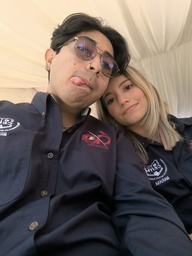
#> input picture Reporte 2/foto.jfif, 192 x 256 px, shrunk from 1200 x 1599 before the run
$ python Blur_3x3.py
#> lines starting #> are read from the running program, lines starting #| are printed output that depends on the picture
import matplotlib.pyplot as plt
from skimage import io, img_as_float, img_as_ubyte
import numpy as np

imagen = io.imread("foto.jfif")
#> imagen is the input picture: shape (256, 192, 3); mean R, G, B 110.9, 99.5, 93.6
imagen_float = img_as_float(imagen)

# Definir kernel de blur 3x3
kernel = np.array([[1/9, 1/9, 1/9],
                   [1/9, 1/9, 1/9],
                   [1/9, 1/9, 1/9]])

imagen_blur = np.zeros_like(imagen_float)


for c in range(3):
    for i in range(1, imagen_float.shape[0]-1):
        for j in range(1, imagen_float.shape[1]-1):
            region = imagen_float[i-1:i+2, j-1:j+2, c]
            imagen_blur[i, j, c] = np.sum(region * kernel)
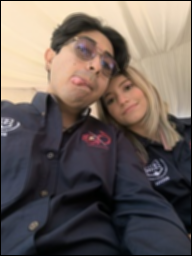
#> imagen_blur: shape (256, 192, 3) float64; mean R, G, B 0.426, 0.382, 0.359

imagen_blur_uint8 = img_as_ubyte(imagen_blur)

# Mostrar resultados
fig, axes = plt.subplots(1, 2, figsize=(12, 5))
axes[0].imshow(imagen)
axes[0].set_title("Imagen Original")
axes[0].axis("off")

axes[1].imshow(imagen_blur_uint8)
axes[1].set_title("Imagen con Blur 3x3")
axes[1].axis("off")

plt.show()
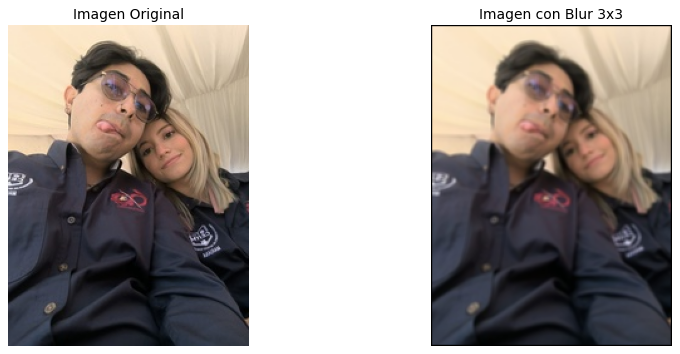
#> figure drawn by matplotlib, 2 panels
